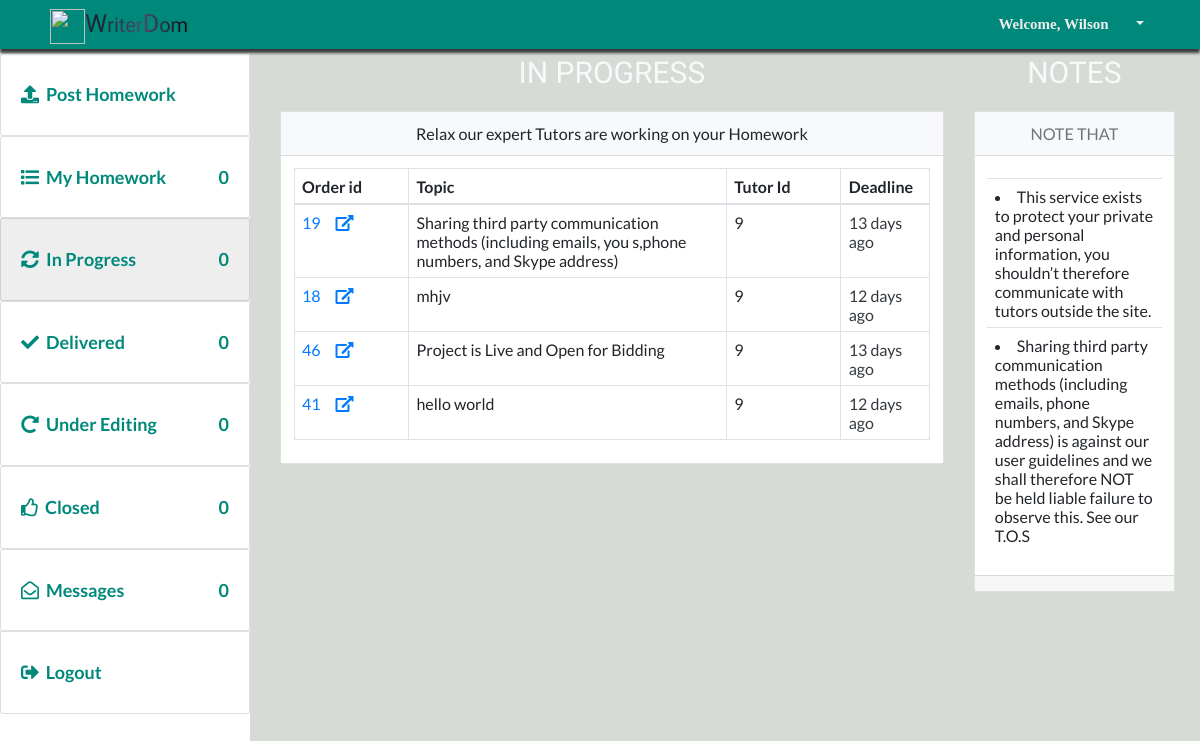
The app's page /student/in-progress.php (signed in), older data.
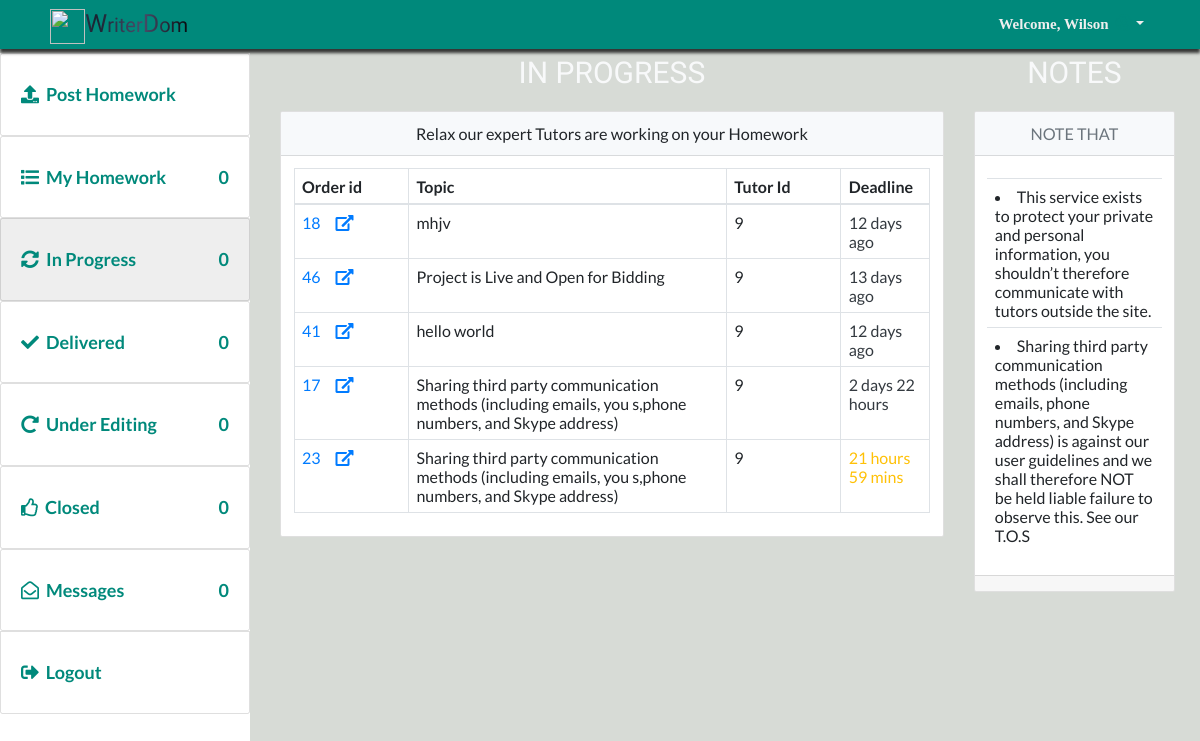
The same page, newer data.
### tables this page shows
CREATE TABLE `on_progress` (
  `project_num` int(11) NOT NULL,
  `project_id` varchar(212) NOT NULL,
  `student_id` varchar(212) NOT NULL,
  `tutor_id` varchar(212) NOT NULL
);

CREATE TABLE `projects` (
  `project_id` bigint(20) UNSIGNED NOT NULL,
  `student_id` int(11) NOT NULL,
  `title` text NOT NULL,
  `deadline` text NOT NULL,
  `subject` text NOT NULL,
  `instructions` longtext NOT NULL,
  `style` text NOT NULL,
  `type_of_paper` text NOT NULL,
  `pages` tinyint(11) NOT NULL,
  `slides` tinyint(11) NOT NULL,
  `problems` tinyint(11) NOT NULL,
  `budget` varchar(255) NOT NULL,
  `charges` varchar(255) NOT NULL DEFAULT '0',
  `cost` varchar(255) NOT NULL DEFAULT '0',
  `bids` tinyint(100) NOT NULL DEFAULT '0',
  `academic_level` text NOT NULL,
  `sources` tinyint(11) NOT NULL,
  `status` tinyint(4) NOT NULL DEFAULT '0',
  `DATE_CREATED` text NOT NULL
);

### dbconfig/dbconnect.php (called while the page is built, shortened)
<?php
require_once(  'shared/ez_sql_core.php');
require_once( 'ez_sql_mysqli.php');
$db=new ezSQL_mysqli(DB_USER, DB_PASS,DB_NAME,DB_HOST,DB_ENCODING);
 ?>

### dbconfig/ez_sql_mysqli.php (called while the page is built, shortened)
<?php
class ezSQL_mysqli extends ezSQLcore
{
    private $ezsql_mysql_str = array
        (
            1 => 'Require $dbuser and $dbpassword to connect to a database server',
            2 => 'Error establishing mySQL database connection. Correct user/password? Correct hostname? Database server running?',
            3 => 'Require $dbname to select a database',
            4 => 'mySQL database connection is not active',
            5 => 'Unexpected error while trying to select database'
        );
    private $_dbuser;
    private $_dbpassword;
    private $_dbname;
    private $_dbhost;
    private $_charset = 'utf8';
    private $_result;
    public $show_errors = true;
    public $dbh;
    public function __construct($dbuser='', $dbpassword='', $dbname='', $dbhost='localhost', $charset='') {
        $this->_dbuser = $dbuser;
        $this->_dbpassword = $dbpassword;
        $this->_dbname = $dbname;
        $this->_dbhost = $dbhost;
    }
    public function connect($dbuser='', $dbpassword='', $dbhost='localhost', $charset='') {
        $this->_connected = false;
        $this->_dbuser = empty($dbuser) ? $this->_dbuser : $dbuser;
        $this->_dbpassword = empty($dbpassword) ? $this->_dbpassword : $dbpassword;
        $this->_dbhost = $dbhost!='localhost' ? $this->_dbhost : $dbhost;
        $this->_charset = empty($charset) ? $this->_charset : $charset;
        if ( empty($this->_dbuser) ) {
            $this->register_error($this->ezsql_mysql_str[1] . ' in ' . __FILE__ . ' on line ' . __LINE__);
            $this->show_errors ? trigger_error($this->ezsql_mysql_str[1], E_USER_WARNING) : null;
        } else if ( ! $this->dbh = mysqli_connect($this->_dbhost, $this->_dbuser, $this->_dbpassword, $this->_dbname) ) {
            $this->register_error($this->ezsql_mysql_str[2] . ' in ' . __FILE__ . ' on line ' . __LINE__);
            $this->show_errors ? trigger_error($this->ezsql_mysql_str[2], E_USER_WARNING) : null;
        } else {
            mysqli_set_charset($this->dbh, $this->_charset);
            $this->_connected = true;
        }
        return $this->_connected;
    }
    public function select($dbname='', $charset='') {
        if ( ! $dbname ) {
            $this->register_error($this->ezsql_mysql_str[3] . ' in ' . __FILE__ . ' on line ' . __LINE__);
            $this->show_errors ? trigger_error($this->ezsql_mysql_str[3], E_USER_WARNING) : null;
            return false;
        } else if ( ! $this->dbh ) {
            $this->register_error($this->ezsql_mysql_str[4] . ' in ' . __FILE__ . ' on line ' . __LINE__);
            $this->show_errors ? trigger_error($this->ezsql_mysql_str[4], E_USER_WARNING) : null;
            return false;
        } else {
            $this->_dbname = $dbname;
            if ( $charset == '') {
                $charset = $this->_charset;
            }
             if ( $charset != '' ) {
                $charsets = array();
                $recordset = mysqli_query($this->dbh, 'SHOW CHARACTER SET');
                while ( $row = mysqli_fetch_array($recordset, MYSQLI_ASSOC) ) {
                        $charsets[] = $row['Charset'];
                }
            }
            $this->_connected = true;
        }
        return $this->_connected;
    }
    public function query($query, $use_prepare=false) {
		$query = str_replace(_TAG, '?', $query);
        $return_val = 0;
        $query = trim($query);
        if ( ! isset($this->dbh) || ! $this->dbh ) {
            $this->select($this->_dbname);
        }
		if (!empty($param) && is_array($param) && ($this->getPrepare()))
			return $this->query_prepared($query, $param);
		else
			$this->_result = mysqli_query($this->dbh, $query);
        $is_insert = false;
        if ( preg_match("/^(insert|delete|update|replace)\s+/i", $query) ) {
            $this->_affectedRows = mysqli_affected_rows($this->dbh);
            if ( preg_match("/^(insert|replace)\s+/i", $query) ) {
                $this->insert_id = mysqli_insert_id($this->dbh);
            }
            $return_val = $this->_affectedRows;
        } else {
            if ( !is_numeric($this->_result) && !is_bool($this->_result)) {
                $i=0;
                $num_rows=0;
                while ( $row = mysqli_fetch_object($this->_result) ) {
                    $num_rows++;
                }
                $this->num_rows = $num_rows;
                $return_val = $this->num_rows;
            }
        }
        return $return_val;
    }
}

### dbconfig/shared/ez_sql_core.php (called while the page is built, shortened)
<?php
    require_once('ezQuery.php');
	class ezSQLcore extends ezQuery
	{
    public $last_result = null;
		function flush()
		{
			$this->last_result = null;
		}
		function get_results($query=null, $output = OBJECT, $use_prepare=false) {
			if ( $query ) {
				$this->query($query, $use_prepare);
			}
			if ( $output == OBJECT ) {
				return $this->last_result;
			} elseif ( $output == _JSON ) {
				return json_encode($this->last_result);
			}
		}
}

### dbconfig/shared/ezQuery.php (called while the page is built, shortened)
<?php
class ezQuery
{
    function setParamaters($valuetoadd=null) {
        if (empty($valuetoadd)) {
            $this->preparedvalues = array();
            return null;
        } else
            return array_push($this->preparedvalues, $valuetoadd);
	}
}

### inc/utilities.php (called while the page is built, shortened)
<?php
$date_global=date('Y-m-d H:i:s');
if (!isset($chat)) {
	require_once("../inc/global_functions.php");
}

### inc/global_functions.php (called while the page is built, shortened)
<?php function getDateTimeDiff($current_date, $other_date){
	$now_timeStamp=strtotime($current_date);
	if ($now_timeStamp<$other_date) {
		$diff_timestmp=$other_date- $now_timeStamp;
	if ($diff_timestmp<60) {
		if ($diff_timestmp==1) {
			return $diff_timestmp . ' sec';
		}else{
			return $diff_timestmp . ' secs';
		}
	} elseif($diff_timestmp>=60 && $diff_timestmp<3600) {
		if (round(($diff_timestmp/60))==1) {
			return round(($diff_timestmp/60)). ' min ';
		}else{
			return round(($diff_timestmp/60)). ' mins ';
		}
	}elseif($diff_timestmp>=3600 && $diff_timestmp<86400) {
		if (floor(($diff_timestmp/3600))==1) {
			$time_remaining=floor(($diff_timestmp/3600)). ' hour';
			if (floor((($diff_timestmp/3600)-floor($diff_timestmp/3600))*60 )==1) {
				$time_remaining.=floor((($diff_timestmp/3600)-floor($diff_timestmp/3600))*60 ). ' min';
			}elseif(floor((($diff_timestmp/3600)-floor($diff_timestmp/3600))*60 )>1){
				$time_remaining.=floor((($diff_timestmp/3600)-floor($diff_timestmp/3600))*60 ). ' mins';
			}
			 return $time_remaining;
		}else{
			$time_remaining = floor(($diff_timestmp/3600)). ' hours ';
			if (floor((($diff_timestmp/3600)-floor($diff_timestmp/3600))*60 )==1) {
				$time_remaining.=floor((($diff_timestmp/3600)-floor($diff_timestmp/3600))*60 ). ' min';
			}elseif(floor((($diff_timestmp/3600)-floor($diff_timestmp/3600))*60 )>1){
				$time_remaining.=floor((($diff_timestmp/3600)-floor($diff_timestmp/3600))*60 ). ' mins';
			}
			return $time_remaining;
		}
	}elseif($diff_timestmp>=86400 && $diff_timestmp<86400 * 30) {
		if (floor(($diff_timestmp/86400))==1) {
			$time_remaining=floor(($diff_timestmp/86400)). ' day ';
			if (floor((($diff_timestmp/86400)-floor($diff_timestmp/86400))*24)==1) {
				$time_remaining.=floor((($diff_timestmp/86400)-floor($diff_timestmp/86400))*24 ). ' hour';
			} elseif(floor((($diff_timestmp/86400)-floor($diff_timestmp/86400))*60 )>1) {
				$time_remaining.=floor((($diff_timestmp/86400)-floor($diff_timestmp/86400))*24 ). ' hours';
			}
			return $time_remaining;
		}else{
			$time_remaining=floor(($diff_timestmp/86400)). ' days ';
			if (floor((($diff_timestmp/86400)-floor($diff_timestmp/86400))*24 )==1) {
				$time_remaining.=floor((($diff_timestmp/86400)-floor($diff_timestmp/86400))*24 ). ' hour';
			} elseif(floor((($diff_timestmp/86400)-floor($diff_timestmp/86400))*60 )>1) {
				$time_remaining.=floor((($diff_timestmp/86400)-floor($diff_timestmp/86400))*24 ). ' hours';
			}
			return $time_remaining;
		}
	}elseif($diff_timestmp>=86400 * 30 && $diff_timestmp<86400 * 365) {
		if (round(($diff_timestmp/(86400 * 30)))==1) {
			return round(($diff_timestmp/(86400 * 30))). ' month';
		}else{
			return round(($diff_timestmp/(86400 * 30))). ' months';
		}
	}else{
		if (round(($diff_timestmp/(86400 * 365)))==1) {
			return round(($diff_timestmp/(86400 * 365))). ' year';
		}
		return round(($diff_timestmp/(86400 * 365))). ' years';
	}
	}else{
		$diff_timestmp=$now_timeStamp - $other_date;
	if ($diff_timestmp<60) {
		return $diff_timestmp . ' sec ago';
	} elseif($diff_timestmp>=60 && $diff_timestmp<3600) {
		return round(($diff_timestmp/60)). ' mins ago';
	}elseif($diff_timestmp>=3600 && $diff_timestmp<86400) {
		return round(($diff_timestmp/3600)). ' hours ago';
	}elseif($diff_timestmp>=86400 && $diff_timestmp<86400 * 30) {
		return round(($diff_timestmp/86400)). ' days ago';
	}elseif($diff_timestmp>=86400 * 30 && $diff_timestmp<86400 * 365) {
		return round(($diff_timestmp/(86400 * 30))). ' months ago';
	}else{
		return round(($diff_timestmp/(86400 * 365))). ' years ago';
	}
	}
} ?>

### student/in-progress.php (the view, shortened to what the changed rows need)
<?php
require_once "../inc/header_links.php";
require_once("../inc/utilities.php");
require_once "../inc/header_links.php";
require_once("../dbconfig/dbconnect.php");
$user_id= $_SESSION['user_id'];
$query="SELECT * FROM on_progress LEFT JOIN projects ON on_progress.project_id=projects.project_id WHERE on_progress.student_id='$user_id'";
$results=$db->get_results($query);
?>
<div class="display">
    <div class="display__content">
        <div class="row">
            <div class="col-sm-12 col-md-12 col-lg-12 col-xl-9">
                <h1 class="headingTertiary text-light">In Progress</h1>
                <div class="card">
                <?php if ($db->num_rows<1) { ?>
                   <h1 class="headingSecondary text-light text-dark">There is nothing to show Yet</h1>
               <?php }else{?>
       <div class="card-body">
                        <table class="table table-bordered">
                            <thead>
                                <tr>
                                    <th>Order id</th>
                                    <th class="wide">Topic</th>
                                    <th class="smalll">Tutor Id</th>
                                    <th class="medium">Deadline</th>
                                </tr>
                            </thead>
                            <tbody>
                                <tr>
                                       <?php foreach ($results  as $result): ?>
                                    <td class="smalll"><a href="in-progress-details?pid=<?php echo urlencode(convert_uuencode($result->project_id)) ?>"><?php echo $result->project_id."<i class='fas fa-external-link-alt icon-r ml-4'></i>"; ?></a></td>
                                    <td><?php echo $result->title; ?></td>
                                    <td><?php echo $result->tutor_id; ?></td>
                                    <td>
                                        <?php $time=getDateTimeDiff($date_global, $result->deadline );
                                         $period= explode(" ", $time); ?>
                                        <?php if ($period[1]=="days"): ?>
                                        <span class="text-dark">
                                            <?php echo "{$time}"; ?></span>
                                        <?php elseif($period[1]=="day"): ?>
                                        <span class="text-success">
                                            <?php echo "{$time}"; ?></span>
                                        <?php elseif($period[1]=="hours" || $period[1]=="hour"): ?>
                                        <span class="text-warning">
                                            <?php echo "{$time}"; ?></span>
                                        <?php elseif($period[1]=="mins" || $period[1]=="min"): ?>
                                        <span class="text-danger">
                                            <?php echo "{$time}"; ?></span>
                                        <?php elseif($period[1]=="secs" || $period[1]=="sec"): ?>
                                        <span class="text-danger">
                                            <?php echo "{$time}"; ?></span>
                                        <?php else: ?>
                                        <span class="text-danger">
                                            <?php echo "{$time}"; ?></span>
                                        <?php endif ?>
                                    </td>
                                </tr>
                                <?php endforeach ?>
                            </tbody>
                        </table>
                    </div>
               <?php } ?>
                </div>
            </div>
            <div class="col-sm-12 col-md-12 col-lg-12  col-xl-3">
                <h1 class="headingTertiary text-light">Notes</h1>
            </div>
        </div>
    </div>
</div>
<?php
require_once"../inc/footer_links.php";
 ?>

Row changes from the older to the newer data that the page shows:
removed on_progress: project.project_id "19", project.title "Sharing third party communication methods (including emails, you s,phone numbers, and Skype address)", tutor "9", project.deadline "13 days ago"
added on_progress: project.project_id "17", project.title "Sharing third party communication methods (including emails, you s,phone numbers, and Skype address)", tutor "9", project.deadline "2 days 22 hours"
added on_progress: project.project_id "23", project.title "Sharing third party communication methods (including emails, you s,phone numbers, and Skype address)", tutor "9", project.deadline "21 hours 59 mins"
